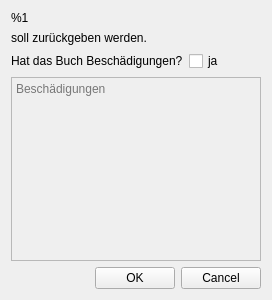
<?xml version="1.0" encoding="UTF-8"?>
<ui version="4.0">
 <class>DamageDialog</class>
 <widget class="QDialog" name="DamageDialog">
  <property name="geometry">
   <rect>
    <x>0</x>
    <y>0</y>
    <width>272</width>
    <height>300</height>
   </rect>
  </property>
  <property name="windowTitle">
   <string>Dialog</string>
  </property>
  <layout class="QVBoxLayout" name="verticalLayout">
   <item>
    <widget class="QLabel" name="label_information">
     <property name="text">
      <string>%1</string>
     </property>
    </widget>
   </item>
   <item>
    <widget class="QLabel" name="label">
     <property name="text">
      <string>soll zurückgeben werden.</string>
     </property>
    </widget>
   </item>
   <item>
    <layout class="QHBoxLayout" name="horizontalLayout">
     <item>
      <widget class="QLabel" name="label_2">
       <property name="text">
        <string>Hat das Buch Beschädigungen?</string>
       </property>
      </widget>
     </item>
     <item>
      <widget class="QCheckBox" name="checkBox_damage">
       <property name="focusPolicy">
        <enum>Qt::NoFocus</enum>
       </property>
       <property name="text">
        <string>ja</string>
       </property>
      </widget>
     </item>
    </layout>
   </item>
   <item>
    <widget class="QTextEdit" name="textEdit_damage">
     <property name="enabled">
      <bool>false</bool>
     </property>
     <property name="focusPolicy">
      <enum>Qt::StrongFocus</enum>
     </property>
     <property name="placeholderText">
      <string>Beschädigungen</string>
     </property>
    </widget>
   </item>
   <item>
    <layout class="QHBoxLayout" name="horizontalLayout_2">
     <item>
      <spacer name="horizontalSpacer">
       <property name="orientation">
        <enum>Qt::Horizontal</enum>
       </property>
       <property name="sizeHint" stdset="0">
        <size>
         <width>40</width>
         <height>20</height>
        </size>
       </property>
      </spacer>
     </item>
     <item>
      <widget class="QPushButton" name="pushButton_OK">
       <property name="focusPolicy">
        <enum>Qt::NoFocus</enum>
       </property>
       <property name="text">
        <string>OK</string>
       </property>
      </widget>
     </item>
     <item>
      <widget class="QPushButton" name="pushButton_cancel">
       <property name="focusPolicy">
        <enum>Qt::NoFocus</enum>
       </property>
       <property name="text">
        <string>Cancel</string>
       </property>
      </widget>
     </item>
    </layout>
   </item>
  </layout>
 </widget>
 <resources/>
 <connections/>
</ui>
